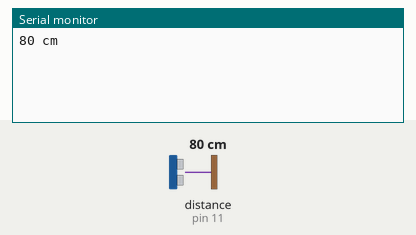
Simulated run of this sketch. Board: Arduino Uno, built with avr-gcc and run on an emulated ATmega328P. Shown: the last lines printed to the serial monitor. Wiring (inferred from the names in the program): ultrasonic range finder: trigger pin 12; echo pin 11. The inputs (shaded band) are chosen by the test bench; at power-on: distance to the obstacle (sensor on pin 11) 80 cm. The echo pulse lasts 58.3 µs per cm.

Above: at 1.2 s.
1.3 s: distance to the obstacle (sensor on pin 11) set to 2 cm
At 1.8 s:
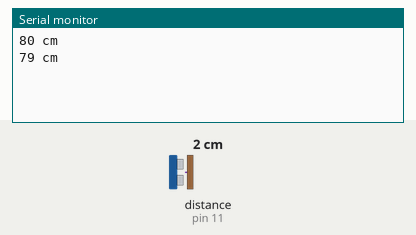
2.8 s: distance to the obstacle (sensor on pin 11) set to 4 cm
At 3.6 s:
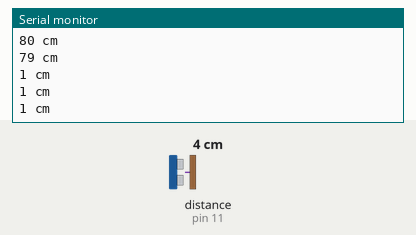
Timing chart, 0 to 5.8 s (numbered marks = the images above; inputs shaded):
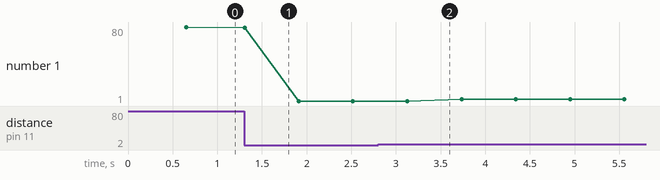

Measured:
- plotted number 1: 80 → 1 after the input at 1.3 s, 1 → 3 after the input at 2.8 s

The sketch:

m13_UltrasonicHCSR04.ino
```cpp
/*
  HCSR04      ARDUINO
  -------------------
  VCC         5v
  Trig        D12
  Echo        D11
  GND         GND

  Pentru mai multe informatii despre define: http://arduino.cc/en/Reference/Define
  Pentru mai multe informatii despre HCSR04: http://users.ece.utexas.edu/~valvano/Datasheets/HCSR04b.pdf

*/

#define trigPin 12
#define echoPin 11

int avarageDistance[10];

void setup() {
  Serial.begin (9600);
  pinMode(trigPin, OUTPUT);
  pinMode(echoPin, INPUT);
}

void loop() {

  long duration, distance;

  for(int i=0;i<10;i++){
    avarageDistance[i] = 0;
  }

  for(int y=0;y<10;y++){
    long duration, distance;
    digitalWrite(trigPin, LOW);
    delayMicroseconds(2);
    digitalWrite(trigPin, HIGH);
    delayMicroseconds(10);
    digitalWrite(trigPin, LOW);
    duration = pulseIn(echoPin, HIGH);
    distance = (duration/2) / 29.1;
    avarageDistance[y] = distance;
    delay(60);
  }

  int x = verify();
  if(x != 0){
    Serial.print(x);
    Serial.println(" cm");
  }

}

int verify(){
   for(int i=0;i<10;i++){
    if(avarageDistance[i] >= 500){
      avarageDistance[i] = 0;
    }
    if(avarageDistance[i] <= 0.2){
      avarageDistance[i] = 0;
    }
    if(avarageDistance[i] != 0){
      return avarageDistance[i];
    }
  }
}
```
